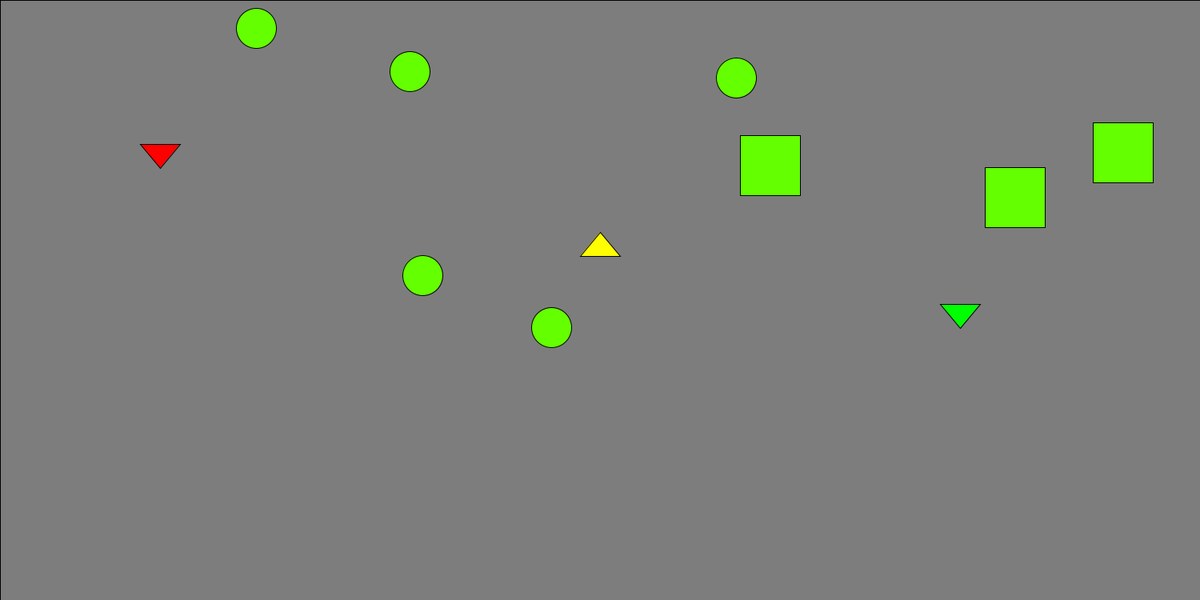
Frame 1 (no input)
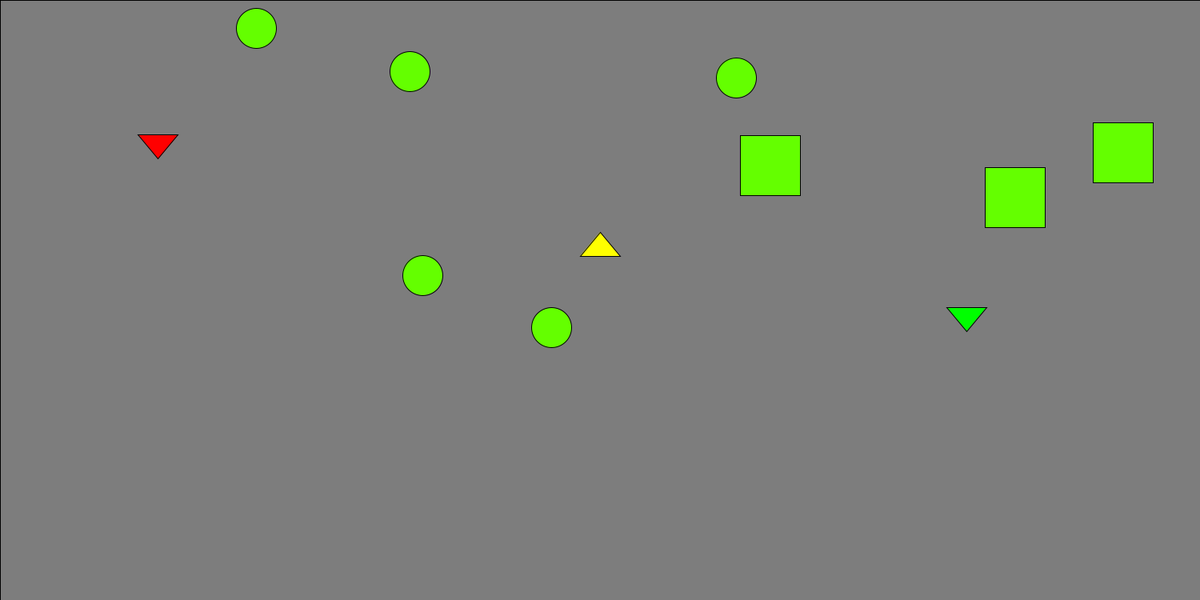
Frame 60 (the mouse pressed at the canvas centre just before this capture)
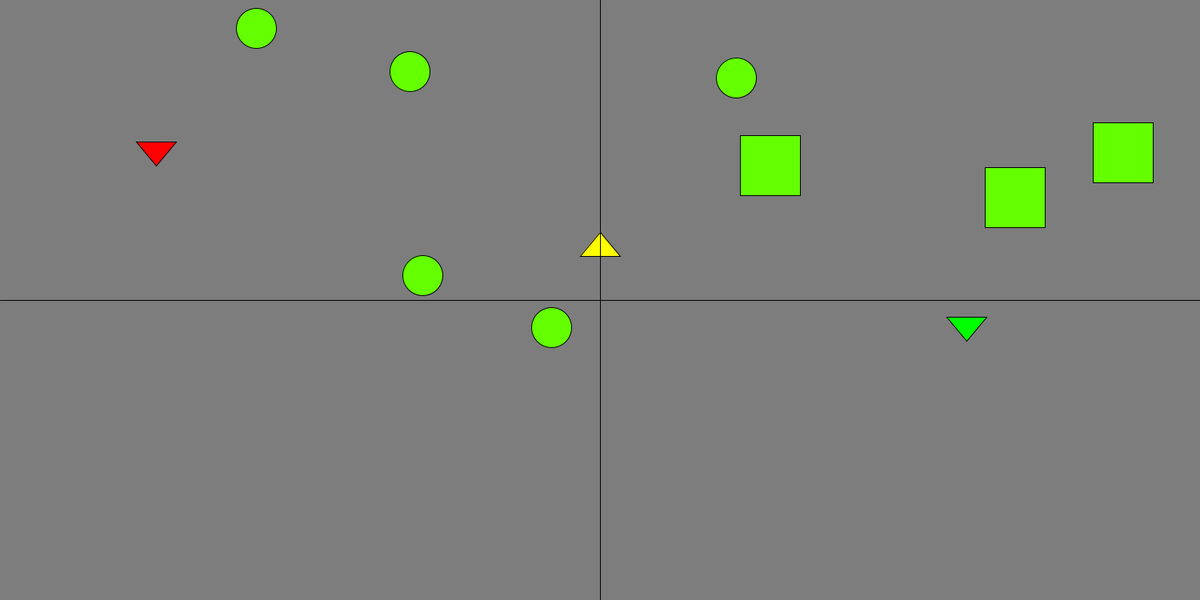
Frame 120 (the mouse held since frame 60 and released just before this capture)

The Processing sketch that drew these frames (run headless with seeded random() and noise(); from frame 60 on, the mouse is pressed at the canvas centre):

// Processing sketch: Vererbung
// ── Vererbung.pde
/*
  
  Processing Tutorial
  Sketch Nr. 19
  Thema : Vererbung
  
  Sketch Inhalte :
  
  extends - Schluesselwort mit dem man eine Klasse angibt von der alle Datenfelder und Methoden geerbt werden
  
  interface - ein Interface ist ein Referenz-Typ in java um das Verhalten von Klassen zu implementieren (gibt Methoden vor)
  
  abstract class - ist eine Klasse die nicht kann keine Instanzen (Objekte) erstellen
  
  implements - Schluesselwort mit dem man ein oder mehrere interfaces angibt, die die Klasse implementieren soll
  
  super - Schluesselwort um auf die Ueberklasse zuzugreifen
  
  default - Schluesselwort, dass erlaubt Methoden mit Koerper in Interfaces zu implementieren
  
*/
Enemy e1, e2;
Player me;
Box o1, o2, o3;
Bush u1, u2, u3, u4, u5;
void setup()
{
  size(1500,750);
  e1 = new Enemy(200.0,200.0,2.25,color(255,0,0),'ü',0.25);
  e2 = new Enemy(1200.0,400.0,4.10,color(0,255,0),'ä',0.15);
  me = new Player(750.0,300.0,4.5,color(255,255,0),'q','w','d','s','a');
  o1 = new Box(random(25,width-25),random(25,height-25));
  o2 = new Box(random(25,width-25),random(25,height-25));
  o3 = new Box(random(25,width-25),random(25,height-25));
  u1 = new Bush(random(25,width-25),random(25,height-25));
  u2 = new Bush(random(25,width-25),random(25,height-25));
  u3 = new Bush(random(25,width-25),random(25,height-25));
  u4 = new Bush(random(25,width-25),random(25,height-25));
  u5 = new Bush(random(25,width-25),random(25,height-25));
}

void draw()
{
  // NICHT TEIL DES TUTORIALS
  background(125);
  // CODE START
  
  e1.move(key);
  e2.move(key);
  me.move(key);
  
  e1.drawPerson();
  e2.drawPerson();
  me.drawPerson();
  me.printPosition();
  println(me.colorHex(me.col));

  o1.drawHideout();
  o2.drawHideout();
  o3.drawHideout();
  
  u1.drawHideout();
  u2.drawHideout();
  u3.drawHideout();
  u4.drawHideout();
  u5.drawHideout();
  
  key = ' ';
  
  
  // CODE ENDE
  // NICHT TEIL DES TUTORIALS
  line(0, mouseY, width, mouseY);
  line(mouseX, 0, mouseX, height);
  println(mouseX + " | " + mouseY);
}

void keyPressed()
{
  e1.updateColor(key);
  e2.updateColor(key);
  me.updateColor(key);
}

// ── Box.pde
class Box extends Hideout
{
  Box(float x_, float y_)
  {
    this.x = x_;
    this.y = y_;
  }

  void setKey(char c){/* noting*/}
  
  void setColor(){/* noting*/}
  
  void setColor(color col){/* noting*/}
  
  void updateColor(char c){/* noting*/}
  
  void updateColor(char c, color col){/* noting*/}
  
  void drawHideout()
  {
    rectMode(CENTER);
    fill(100,255,0);
    square(x,y,75);
  }
}

// ── Bush.pde
class Bush extends Hideout
{
  Bush(float x_, float y_)
  {
    this.x = x_;
    this.y = y_;
  }

  void setKey(char c){/* noting*/}
  
  void setColor(){/* noting*/}
  
  void setColor(color col){/* noting*/}
  
  void updateColor(char c){/* noting*/}
  
  void updateColor(char c, color col){/* noting*/}
  
  void drawHideout()
  {
    ellipseMode(CENTER);
    fill(100,255,0);
    circle(x,y,50);
  }
}

// ── ColoredPart.pde
interface ColoredPart
{
  void setColor(color col);
  void setColor();
  
  void setKey(char colKey);
  
  void updateColor(char c, color col);
  void updateColor(char c);
  
  default String colorHex(color col)
  {
    return hex(col);
  }
}

// ── Enemy.pde
class Enemy extends Person
{
  
  float activity;
  
  Enemy(float x_, float y_, float speed_, color c, char cKey, float active)
  {
    super(x_,y_,speed_,c,cKey);
    this.activity = active;
  }
  
  Enemy(float x_, float y_, float speed_, color c, char cKey)
  {
    super(x_,y_,speed_,c,cKey);
    this.activity = 1.0;
  }
  
  void setKey(char c)
  {
   this.colKey = c;
  }
  
  void setColor()
  {
    int red = (int)random(256);
    int green = (int)random(256);
    int blue = (int)random(256);
    setColor(color(red,green,blue));
  }
  
  void setColor(color c)
  {
    this.col = c;
  }
  
  void updateColor(char c, color col)
  {
    if(c == this.colKey)
    {
      setColor(c);
    }
  }
  
  void updateColor(char c)
  {
    if(c == this.colKey)
    {
      setColor();
    }
  }
  
  void setSpeed(float s)
  {
    this.speed = s;
  }
  
  void move(char c)
  {
    float rand = random(1);
    if(rand < this.activity)
    {
      rand = random(4);
      if(rand < 1.0)
      {
        this.y -= this.speed;
      } else if(rand < 2.0)
      {
        this.x += this.speed;
      } else if(rand < 3.0)
      {
        this.y += this.speed;
      } else if(rand < 4.0)
      {
        this.x -= this.speed;
      }
    }

  }

  void port(float toX, float toY)
  {
    this.x = toX;
    this.y = toY;
  }
  
  void drawPerson()
  {
    fill(this.col);
    triangle(x-25,y-20,x+25,y-20,x,y+10);
  }

  void setKeys(char u, char r, char d, char l){/* noting*/}
  
  void setKeys(char[] chars){/* noting */}
  
}

// ── Hideout.pde
abstract class Hideout implements ColoredPart
{
  float x,y;
  color col;
  char colKey;
  
  Hideout(){}
  
  Hideout(float x_, float y_, color c, char cKey)
  {
    this.x = x_;
    this.y = y_;
    this.col = c;
    this.colKey = cKey;
  }
  
  abstract void drawHideout();
 
}

// ── MovingPart.pde
interface MovingPart
{
  
  void move(char c);
  void port(float x, float y);
  
  void setKeys(char[] chars);
  void setKeys(char u, char r, char d, char l);
  
  void setSpeed(float speed);
  
}

// ── Person.pde
abstract class Person implements ColoredPart, MovingPart
{
  float x,y;
  float speed;
  color col;
  char colKey;
  
  Person(){}
  
  Person(float x_, float y_, float speed_, color c, char cKey)
  {
    this.x = x_;
    this.y = y_;
    this.speed = speed_;
    this.col = c;
    this.colKey = cKey;
  }
  
  abstract void drawPerson();
  
  void printPosition()
  {
    println(x+" / " + y);
  }
  
} 

// ── Player.pde
class Player extends Person
{
  
  char up, right, down, left;
  
  Player(float x_, float y_, float speed_, color c, char cKey, char u, char r, char d, char l)
  {
    super(x_,y_,speed_,c,cKey);
    this.up = u;
    this.right = r;
    this.down = d;
    this.left = l;
  }
  
  void setKey(char c)
  {
    this.colKey = c;
  }
  
  void setColor()
  {
    int red = (int)random(256);
    int green = (int)random(256);
    int blue = (int)random(256);
    setColor(color(red,green,blue));
  }
  
  void setColor(color c)
  {
    this.col = c;
  }
  
  void updateColor(char c, color col)
  {
    if(c == this.colKey)
    {
      setColor(c);
    }
  }
  
  void updateColor(char c)
  {
    if(c == this.colKey)
    {
      setColor();
    }
  }
  
  void setSpeed(float s)
  {
    this.speed = s;
  }
  
  void move(char c)
  {
    if(c == up)
    {
      y -= speed;
    } else if(c == right)
    {
      x += speed;
    } else if(c == down)
    {
      y += speed;
    } else if(c == left)
    {
      x -= speed;
    }
  }

  void port(float toX, float toY)
  {
    this.x = toX;
    this.y = toY;
  }
  
  void drawPerson()
  {
    fill(this.col);
    triangle(x-25,y+20,x+25,y+20,x,y-10);
  }

  void setKeys(char u, char r, char d, char l)
  {
    this.up = u;
    this.right = r;
    this.down = d;
    this.left = l;
  }
  
  void setKeys(char[] chars)
  {
    if(chars.length < 4) return;
  }
}
